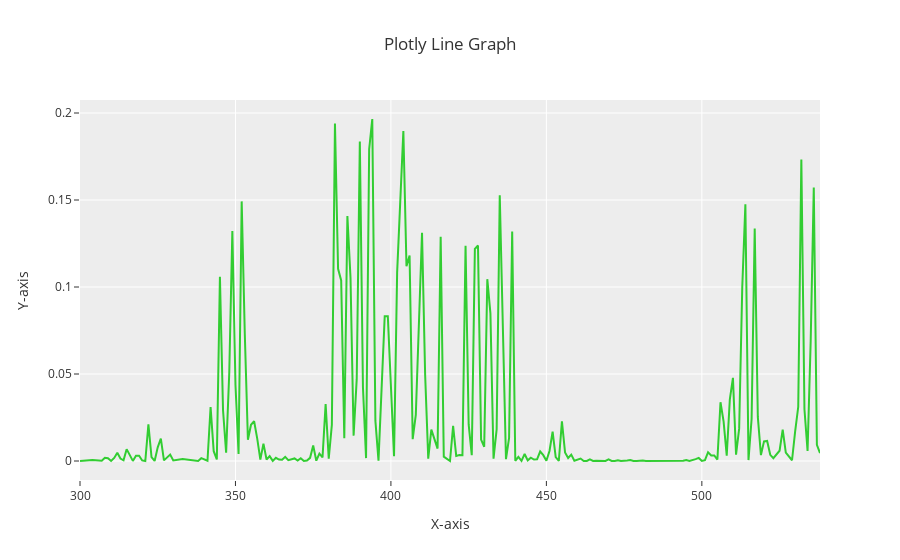
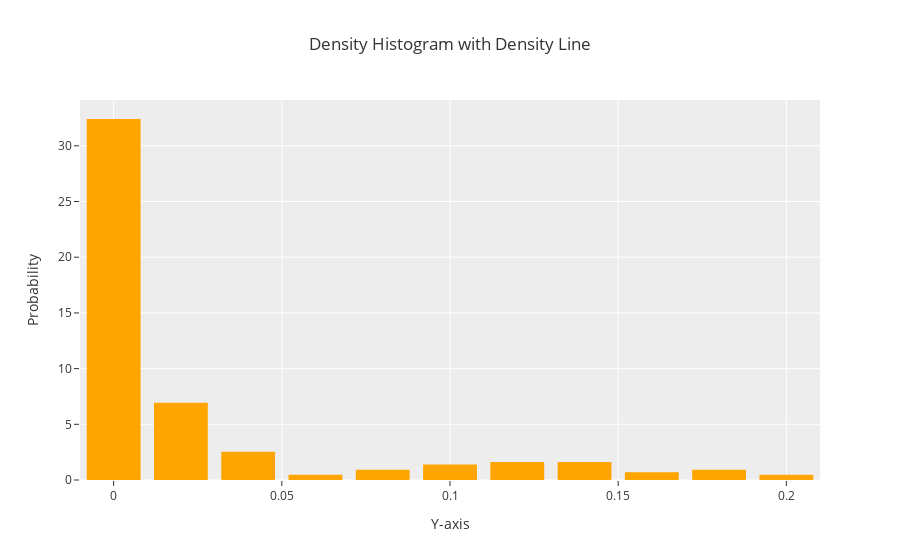
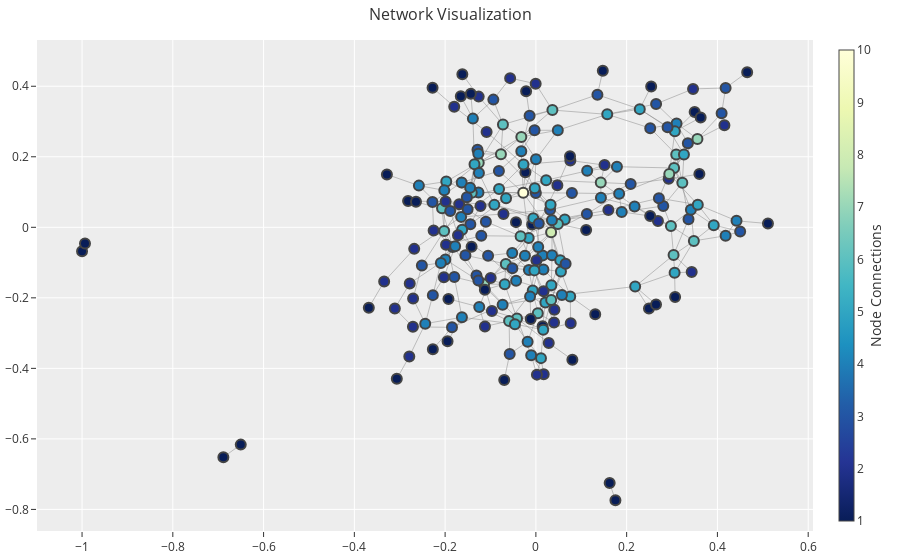

The code cell stored with these charts, in order, in its notebook:
### Code cell
import pandas as pd
import plotly.graph_objs as go
import networkx as nx

def plotly_line_graph():
    # Read CSV file into Pandas DataFrame
    data = pd.read_csv('/Users/davidfoutch/Desktop/QT_4PyMOL/importFileTest.csv')  # Replace with your CSV file path

    # Create a Plotly figure with an interactive line graph
    fig = go.Figure()
    fig.add_trace(go.Scatter(x=data['source'], y=data['target'], mode='lines', name='Line Plot', marker=dict(color='#32CD32')))
    fig.update_layout(title='Plotly Line Graph', xaxis_title='X-axis', yaxis_title='Y-axis')
    fig.update_layout(template='ggplot2')  # Set plot style to ggplot2

    return fig


def plotly_freq_hist():
    # Read CSV file into Pandas DataFrame
    data = pd.read_csv('/Users/davidfoutch/Desktop/QT_4PyMOL/importFileTest.csv')

    # Create a Plotly figure with an interactive histogram
    fig = go.Figure()
    fig.add_trace(go.Histogram(x=data['target'], histnorm='probability density', name='Density Line', marker=dict(color='orange')))
    fig.update_layout(title='Density Histogram with Density Line', xaxis_title='Y-axis', yaxis_title='Probability', bargap=0.2)
    fig.update_layout(template='ggplot2')  # Set plot style to ggplot2

    return fig


def plotly_network():
    edge_list_file = "/Users/davidfoutch/Desktop/1yok.txt"  # Replace with your file path

    # Read edge list file and process data
    edges = []
    with open(edge_list_file, "r") as file:
        for line in file:
            source, target, *_ = line.strip().split()  # Assuming at least two columns separated by space or tab
            edges.append((source, target))

    # Create a networkx graph
    G = nx.Graph()
    G.add_edges_from(edges)

    # Convert the networkx graph to a Plotly figure
    pos = nx.spring_layout(G)  # Define node positions using spring layout
    edge_trace = go.Scatter(
        x=[],
        y=[],
        line=dict(width=0.5, color='#888'),
        hoverinfo='none',
        mode='lines')

    for edge in G.edges():
        x0, y0 = pos[edge[0]]
        x1, y1 = pos[edge[1]]
        edge_trace['x'] += tuple([x0, x1, None])
        edge_trace['y'] += tuple([y0, y1, None])

    node_trace = go.Scatter(
        x=[],
        y=[],
        text=[],
        mode='markers',
        hoverinfo='text',
        marker=dict(
            showscale=True,
            colorscale='YlGnBu',
            reversescale=True,
            color=[],
            size=10,
            colorbar=dict(
                thickness=15,
                title='Node Connections',
                xanchor='left',
                titleside='right'
            ),
            line=dict(width=2)))

    for node in G.nodes():
        x, y = pos[node]
        node_trace['x'] += tuple([x])
        node_trace['y'] += tuple([y])

    # Add color to nodes based on the number of connections
    node_adjacencies = []
    for node, adjacencies in enumerate(G.adjacency()):
        node_adjacencies.append(len(adjacencies[1]))
    node_trace['marker']['color'] = node_adjacencies
    node_trace['text'] = list(G.nodes())

    # Create Plotly figure
    fig = go.Figure(data=[edge_trace, node_trace],
                    layout=go.Layout(
                        title='Network Visualization',
                        titlefont=dict(size=16),
                        showlegend=False,
                        hovermode='closest',
                        margin=dict(b=20, l=5, r=5, t=40),
                        annotations=[dict(
                            text="",
                            showarrow=False,
                            xref="paper", yref="paper",
                            x=0.005, y=-0.002)]  # Add padding for the plot title
                    ))
    fig.update_layout(template='ggplot2')  # Set plot style to ggplot2

    return fig

# Create Plotly figures
line_fig = plotly_line_graph()
freq_hist_fig = plotly_freq_hist()
network_fig = plotly_network()

# Display figures
line_fig.show()
freq_hist_fig.show()
network_fig.show()

### Figure 1 — Plotly figure (JSON) as saved in the notebook; plotly's stock layout.template omitted (floating-point values rounded to 4 significant figures; data arrays with more than 128 entries replaced by an {"elided": "..."} marker saying what was removed)
{"data": [{"marker": {"color": "#32CD32"}, "mode": "lines", "name": "Line Plot", "type": "scatter", "x": {"elided": "216 int values"}, "y": {"elided": "216 float values"}}], "layout": {"title": {"text": "Plotly Line Graph"}, "xaxis": {"title": {"text": "X-axis"}}, "yaxis": {"title": {"text": "Y-axis"}}}}

### Figure 2 — Plotly figure (JSON) as saved in the notebook; plotly's stock layout.template omitted (floating-point values rounded to 4 significant figures; data arrays with more than 128 entries replaced by an {"elided": "..."} marker saying what was removed)
{"data": [{"histnorm": "probability density", "marker": {"color": "orange"}, "name": "Density Line", "type": "histogram", "x": {"elided": "216 float values"}}], "layout": {"bargap": 0.2, "title": {"text": "Density Histogram with Density Line"}, "xaxis": {"title": {"text": "Y-axis"}}, "yaxis": {"title": {"text": "Probability"}}}}

### Figure 3 — Plotly figure (JSON) as saved in the notebook; plotly's stock layout.template omitted (floating-point values rounded to 4 significant figures; data arrays with more than 128 entries replaced by an {"elided": "..."} marker saying what was removed)
{"data": [{"hoverinfo": "none", "line": {"color": "#888", "width": 0.5}, "mode": "lines", "type": "scatter", "x": {"elided": "1122 float values"}, "y": {"elided": "1122 float values"}}, {"hoverinfo": "text", "marker": {"color": {"elided": "224 int values"}, "colorbar": {"thickness": 15, "title": {"side": "right", "text": "Node Connections"}, "xanchor": "left"}, "colorscale": [[0, "rgb(255,255,217)"], [0.125, "rgb(237,248,177)"], [0.25, "rgb(199,233,180)"], [0.375, "rgb(127,205,187)"], [0.5, "rgb(65,182,196)"], [0.625, "rgb(29,145,192)"], [0.75, "rgb(34,94,168)"], [0.875, "rgb(37,52,148)"], [1, "rgb(8,29,88)"]], "line": {"width": 2}, "reversescale": true, "showscale": true, "size": 10}, "mode": "markers", "text": {"elided": "224 str values"}, "type": "scatter", "x": {"elided": "224 float values"}, "y": {"elided": "224 float values"}}], "layout": {"annotations": [{"showarrow": false, "text": "", "x": 0.005, "xref": "paper", "y": -0.002, "yref": "paper"}], "hovermode": "closest", "margin": {"b": 20, "l": 5, "r": 5, "t": 40}, "showlegend": false, "title": {"font": {"size": 16}, "text": "Network Visualization"}}}
